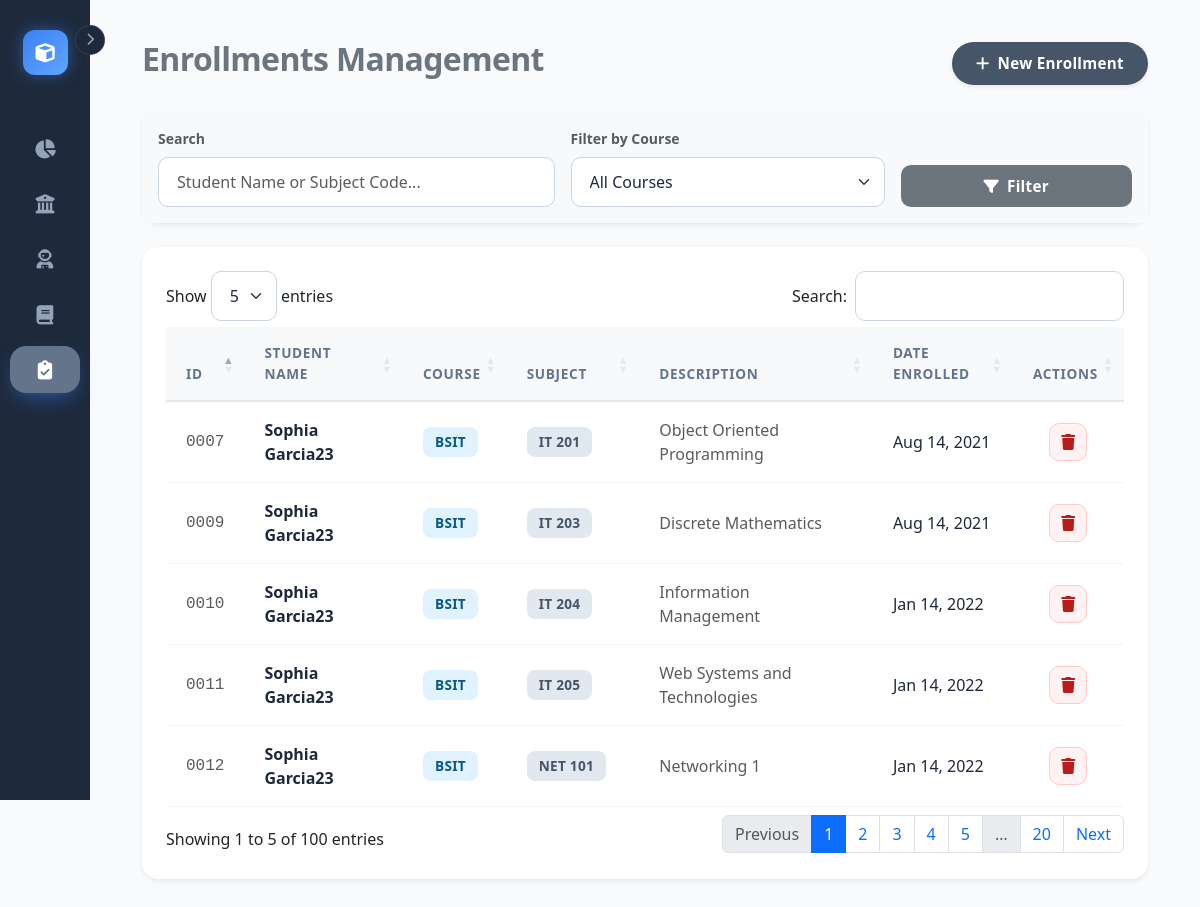
/pages/enrollments.php, run on the app's committed database.
### tables this page shows
CREATE TABLE `enrollments` (
  `id` int(11) NOT NULL AUTO_INCREMENT,
  `student_id` int(11) NOT NULL,
  `subject_id` int(11) NOT NULL,
  `enrolled_at` timestamp NOT NULL DEFAULT current_timestamp(),
  `status` varchar(20) DEFAULT 'ONGOING',
  PRIMARY KEY (`id`),
  KEY `student_id` (`student_id`),
  KEY `subject_id` (`subject_id`),
  CONSTRAINT `enrollments_ibfk_1` FOREIGN KEY (`student_id`) REFERENCES `students` (`id`) ON DELETE CASCADE,
  CONSTRAINT `enrollments_ibfk_2` FOREIGN KEY (`subject_id`) REFERENCES `curriculum` (`CurriculumID`) ON DELETE CASCADE
);

CREATE TABLE `students` (
  `id` int(11) NOT NULL AUTO_INCREMENT,
  `lastname` varchar(50) NOT NULL,
  `firstname` varchar(50) NOT NULL,
  `middlename` varchar(50) DEFAULT NULL,
  `age` int(11) NOT NULL,
  `email` varchar(100) NOT NULL,
  `phone` varchar(20) DEFAULT NULL,
  `created_at` timestamp NOT NULL DEFAULT current_timestamp(),
  PRIMARY KEY (`id`),
  UNIQUE KEY `email` (`email`)
);

CREATE TABLE `course` (
  `courseID` int(11) NOT NULL AUTO_INCREMENT,
  `course_code` varchar(20) NOT NULL,
  `description` varchar(100) NOT NULL,
  PRIMARY KEY (`courseID`)
);

CREATE TABLE `curriculum` (
  `CurriculumID` int(11) NOT NULL AUTO_INCREMENT,
  `courseID` int(11) DEFAULT NULL,
  `subject_code` varchar(20) NOT NULL,
  `description` text NOT NULL,
  `year_level` int(11) NOT NULL,
  `semester` varchar(20) NOT NULL,
  `units` int(11) NOT NULL DEFAULT 3,
  PRIMARY KEY (`CurriculumID`),
  KEY `courseID` (`courseID`),
  CONSTRAINT `curriculum_ibfk_1` FOREIGN KEY (`courseID`) REFERENCES `course` (`courseID`) ON DELETE SET NULL
);

### pages/enrollments.php (the view, shortened to what this page needs)
<?php
require '../config/db.php';
$sql = "SELECT e.id, s.firstname, s.lastname, c.subject_code, c.description, co.course_code, e.enrolled_at
        FROM enrollments e
        JOIN students s ON e.student_id = s.id
        JOIN curriculum c ON e.subject_id = c.CurriculumID
        LEFT JOIN course co ON c.courseID = co.courseID
        WHERE 1=1";
$params = [];
$searchQuery = $_GET['search'] ?? '';
$sql .= " ORDER BY e.enrolled_at DESC LIMIT 100";
$stmt = $pdo->prepare($sql);
$stmt->execute($params);
$enrollments = $stmt->fetchAll();
?>
<?php include '../includes/sidebar.php'; ?>
<div class="container-fluid main-content">
    <div class="d-flex justify-content-between align-items-center mb-4">
        <h2 class="fw-bold text-secondary">Enrollments Management</h2>
        <button class="btn btn-primary rounded-pill px-4 shadow-sm" data-bs-toggle="modal" data-bs-target="#addModal">
            <i class="fas fa-plus me-2"></i>New Enrollment
        </button>
    </div>
    <div class="card border-0 shadow-sm mb-4">
        <div class="card-body bg-light rounded">
            <form method="GET" class="row g-3 align-items-end">
                <div class="col-md-5">
                    <label class="form-label fw-bold small text-muted">Search</label>
                    <input type="text" name="search" class="form-control" placeholder="Student Name or Subject Code..." value="<?php echo htmlspecialchars($searchQuery); ?>">
                </div>
                <div class="col-md-4">
                    <label class="form-label fw-bold small text-muted">Filter by Course</label>
                    <select name="courseID" class="form-select">
                        <option value="">All Courses</option>
                    </select>
                </div>
                <div class="col-md-3">
                    <button type="submit" class="btn btn-secondary w-100">
                        <i class="fas fa-filter me-2"></i>Filter
                    </button>
                </div>
            </form>
        </div>
    </div>
    <div class="card border-0 shadow-sm p-4">
        <table id="enrollmentTable" class="table table-hover align-middle">
            <thead class="bg-light text-secondary">
                <tr>
                    <th>ID</th> <th>Student Name</th> <th>Course</th> <th>Subject</th> <th>Description</th> <th>Date Enrolled</th> <th class="text-center">Actions</th>
                </tr>
            </thead>
            <tbody>
                <?php if (count($enrollments) > 0): ?>
                    <?php foreach ($enrollments as $row): ?>
                        <tr>
                            <td class="text-muted small font-monospace"><?php echo str_pad($row['id'], 4, '0', STR_PAD_LEFT); ?></td>
                            <td class="fw-bold"><?php echo htmlspecialchars($row['firstname'] . ' ' . $row['lastname']); ?></td>
                            <td><span class="badge bg-info text-dark"><?php echo htmlspecialchars($row['course_code']); ?></span></td>
                            <td><span class="badge bg-primary bg-opacity-10 text-primary border border-primary"><?php echo htmlspecialchars($row['subject_code']); ?></span></td>
                            <td class="text-muted small"><?php echo htmlspecialchars($row['description']); ?></td>
                            <td><?php echo date('M d, Y', strtotime($row['enrolled_at'])); ?></td>
                            <td class="text-center">
                                <form method="POST" class="d-inline delete-form">
                                    <button type="button" class="btn btn-danger btn-sm delete-btn"><i class="fas fa-trash"></i></button>
                                </form>
                            </td>
                        </tr>
                    <?php endforeach; ?>
                <?php endif; ?>
            </tbody>
        </table>
    </div>
</div>
</body>
</html>

### includes/header_styles.php (style rules this page uses)
:root { --app-bg: #f8fafc; --sidebar-bg: #1e293b; --card-bg: #ffffff; --primary: #475569; --primary-hover: #334155; --accent: #64748b; --text-dark: #1e293b; --text-muted: #64748b; --success: #10b981; --warning: #f59e0b; --danger: #ef4444; --info: #3b82f6; --radius-lg: 16px; --radius-md: 10px; }
body { font-family: 'Segoe UI', Roboto, Helvetica, Arial, sans-serif; background-color: var(--app-bg); color: var(--text-dark); overflow-x: hidden; font-size: 16px; -webkit-font-smoothing: antialiased; }
h1, h2, h3, h4, h5, h6 { font-weight: 700 !important; letter-spacing: -0.02em; }
.card { background: var(--card-bg); border: 1px solid #e2e8f0; border-radius: var(--radius-lg); box-shadow: 0 4px 6px -1px rgba(0, 0, 0, 0.05), 0 2px 4px -1px rgba(0, 0, 0, 0.03); transition: transform 0.3s ease, box-shadow 0.3s ease; }
.table thead th { background-color: transparent; color: var(--text-muted); font-weight: 700; text-transform: uppercase; font-size: 0.85rem; letter-spacing: 0.05em; padding: 16px 20px; border-bottom: 2px solid #e2e8f0; }
.table tbody td { padding: 16px 20px; vertical-align: middle; color: var(--text-dark); border-bottom: 1px solid #f1f5f9; font-size: 1rem; font-weight: 500; }
.form-control, .form-select { background-color: #ffffff; border: 1px solid #cbd5e1; border-radius: var(--radius-md); padding: 12px 18px; font-size: 1rem; color: var(--text-dark); transition: all 0.2s; }
.btn { padding: 10px 24px; border-radius: var(--radius-md); font-weight: 600; letter-spacing: 0.02em; border: none; transition: all 0.2s; font-size: 0.95rem; }
.btn-primary { background-color: var(--primary); color: white; }
.btn-danger { background-color: #fef2f2; color: #b91c1c; border: 1px solid #fecaca; }
.table .btn { width: 38px; height: 38px; padding: 0; display: inline-flex; align-items: center; justify-content: center; border-radius: 10px; margin: 0 4px; font-size: 1rem; }
.badge { font-weight: 600; padding: 8px 12px; border-radius: 8px; border: none !important; font-size: 0.85rem; letter-spacing: 0.02em; }
.badge.bg-primary { background-color: #e2e8f0 !important; color: var(--primary) !important; }
.badge.bg-info { background-color: #e0f2fe !important; color: #075985 !important; }

### data on the page
enrollments: id "0012", student.lastname "Sophia Garcia23", course.course_code "BSIT", subject.subject_code "NET 101", subject.description "Networking 1", enrolled_at "Jan 14, 2022"
enrollments: id "0010", student.lastname "Sophia Garcia23", course.course_code "BSIT", subject.subject_code "IT 204", subject.description "Information Management", enrolled_at "Jan 14, 2022"
enrollments: id "0011", student.lastname "Sophia Garcia23", course.course_code "BSIT", subject.subject_code "IT 205", subject.description "Web Systems and Technologies", enrolled_at "Jan 14, 2022"
enrollments: id "0009", student.lastname "Sophia Garcia23", course.course_code "BSIT", subject.subject_code "IT 203", subject.description "Discrete Mathematics", enrolled_at "Aug 14, 2021"
enrollments: id "0007", student.lastname "Sophia Garcia23", course.course_code "BSIT", subject.subject_code "IT 201", subject.description "Object Oriented Programming", enrolled_at "Aug 14, 2021"
